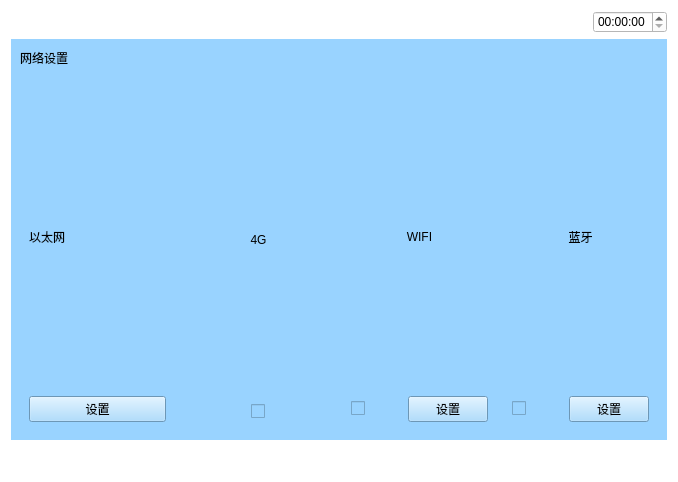
<?xml version="1.0" encoding="UTF-8"?>
<ui version="4.0">
 <class>Wangluoshezhi</class>
 <widget class="QWidget" name="Wangluoshezhi">
  <property name="geometry">
   <rect>
    <x>0</x>
    <y>0</y>
    <width>678</width>
    <height>482</height>
   </rect>
  </property>
  <property name="windowTitle">
   <string>Form</string>
  </property>
  <property name="styleSheet">
   <string notr="true">background-color: rgb(255, 255, 255);</string>
  </property>
  <layout class="QVBoxLayout" name="verticalLayout_7" stretch="1,5,1">
   <item>
    <layout class="QHBoxLayout" name="horizontalLayout_5">
     <item>
      <widget class="QPushButton" name="pushButton">
       <property name="text">
        <string/>
       </property>
       <property name="icon">
        <iconset resource="myimages.qrc">
         <normaloff>:/image/images/4g.png</normaloff>:/image/images/4g.png</iconset>
       </property>
       <property name="flat">
        <bool>true</bool>
       </property>
      </widget>
     </item>
     <item>
      <widget class="QPushButton" name="pushButton_2">
       <property name="text">
        <string/>
       </property>
       <property name="icon">
        <iconset resource="myimages.qrc">
         <normaloff>:/image/images/wireless.svg</normaloff>:/image/images/wireless.svg</iconset>
       </property>
       <property name="flat">
        <bool>true</bool>
       </property>
      </widget>
     </item>
     <item>
      <widget class="QPushButton" name="pushButton_3">
       <property name="text">
        <string/>
       </property>
       <property name="icon">
        <iconset resource="myimages.qrc">
         <normaloff>:/image/images/bl.svg</normaloff>:/image/images/bl.svg</iconset>
       </property>
       <property name="flat">
        <bool>true</bool>
       </property>
      </widget>
     </item>
     <item>
      <widget class="QPushButton" name="pushButton_4">
       <property name="text">
        <string/>
       </property>
       <property name="icon">
        <iconset resource="myimages.qrc">
         <normaloff>:/image/images/locate.svg</normaloff>:/image/images/locate.svg</iconset>
       </property>
       <property name="flat">
        <bool>true</bool>
       </property>
      </widget>
     </item>
     <item>
      <spacer name="horizontalSpacer_4">
       <property name="orientation">
        <enum>Qt::Horizontal</enum>
       </property>
       <property name="sizeHint" stdset="0">
        <size>
         <width>40</width>
         <height>20</height>
        </size>
       </property>
      </spacer>
     </item>
     <item>
      <widget class="QTimeEdit" name="timeEdit_2"/>
     </item>
    </layout>
   </item>
   <item>
    <widget class="QWidget" name="widget" native="true">
     <property name="sizePolicy">
      <sizepolicy hsizetype="Preferred" vsizetype="Preferred">
       <horstretch>0</horstretch>
       <verstretch>0</verstretch>
      </sizepolicy>
     </property>
     <property name="contextMenuPolicy">
      <enum>Qt::DefaultContextMenu</enum>
     </property>
     <property name="styleSheet">
      <string notr="true">background-color: rgb(153, 211, 255);</string>
     </property>
     <layout class="QVBoxLayout" name="verticalLayout_2" stretch="2,0">
      <item>
       <layout class="QHBoxLayout" name="horizontalLayout">
        <item>
         <widget class="QLabel" name="label">
          <property name="text">
           <string>网络设置</string>
          </property>
         </widget>
        </item>
        <item>
         <spacer name="horizontalSpacer">
          <property name="orientation">
           <enum>Qt::Horizontal</enum>
          </property>
          <property name="sizeHint" stdset="0">
           <size>
            <width>40</width>
            <height>20</height>
           </size>
          </property>
         </spacer>
        </item>
        <item>
         <layout class="QVBoxLayout" name="verticalLayout"/>
        </item>
       </layout>
      </item>
      <item>
       <layout class="QHBoxLayout" name="horizontalLayout_4" stretch="1,1,1,1">
        <item>
         <widget class="QWidget" name="widget_3" native="true">
          <layout class="QVBoxLayout" name="verticalLayout_3">
           <item>
            <widget class="QLabel" name="label_2">
             <property name="text">
              <string>以太网</string>
             </property>
            </widget>
           </item>
           <item>
            <widget class="QPushButton" name="setEthernet">
             <property name="text">
              <string>设置</string>
             </property>
            </widget>
           </item>
          </layout>
         </widget>
        </item>
        <item>
         <widget class="QWidget" name="widget_2" native="true">
          <property name="layoutDirection">
           <enum>Qt::RightToLeft</enum>
          </property>
          <layout class="QVBoxLayout" name="verticalLayout_6">
           <item>
            <widget class="QLabel" name="label_3">
             <property name="layoutDirection">
              <enum>Qt::LeftToRight</enum>
             </property>
             <property name="text">
              <string>4G</string>
             </property>
             <property name="alignment">
              <set>Qt::AlignCenter</set>
             </property>
            </widget>
           </item>
           <item>
            <layout class="QHBoxLayout" name="horizontalLayout_8">
             <item>
              <spacer name="horizontalSpacer_3">
               <property name="orientation">
                <enum>Qt::Horizontal</enum>
               </property>
               <property name="sizeHint" stdset="0">
                <size>
                 <width>40</width>
                 <height>20</height>
                </size>
               </property>
              </spacer>
             </item>
             <item>
              <widget class="QCheckBox" name="checkBox">
               <property name="layoutDirection">
                <enum>Qt::LeftToRight</enum>
               </property>
               <property name="text">
                <string/>
               </property>
              </widget>
             </item>
             <item>
              <spacer name="horizontalSpacer_6">
               <property name="orientation">
                <enum>Qt::Horizontal</enum>
               </property>
               <property name="sizeHint" stdset="0">
                <size>
                 <width>40</width>
                 <height>20</height>
                </size>
               </property>
              </spacer>
             </item>
            </layout>
           </item>
          </layout>
         </widget>
        </item>
        <item>
         <widget class="QWidget" name="widget_4" native="true">
          <layout class="QVBoxLayout" name="verticalLayout_4">
           <item>
            <widget class="QLabel" name="label_4">
             <property name="text">
              <string>WIFI</string>
             </property>
             <property name="alignment">
              <set>Qt::AlignCenter</set>
             </property>
            </widget>
           </item>
           <item>
            <layout class="QHBoxLayout" name="horizontalLayout_6">
             <item>
              <widget class="QCheckBox" name="checkBox_2">
               <property name="text">
                <string/>
               </property>
              </widget>
             </item>
             <item>
              <widget class="QPushButton" name="pushButton_7">
               <property name="text">
                <string>设置</string>
               </property>
              </widget>
             </item>
            </layout>
           </item>
          </layout>
         </widget>
        </item>
        <item>
         <widget class="QWidget" name="widget_5" native="true">
          <layout class="QVBoxLayout" name="verticalLayout_5">
           <item>
            <widget class="QLabel" name="label_5">
             <property name="text">
              <string>蓝牙</string>
             </property>
             <property name="alignment">
              <set>Qt::AlignCenter</set>
             </property>
            </widget>
           </item>
           <item>
            <layout class="QHBoxLayout" name="horizontalLayout_7">
             <item>
              <widget class="QCheckBox" name="checkBox_3">
               <property name="text">
                <string/>
               </property>
              </widget>
             </item>
             <item>
              <widget class="QPushButton" name="pushButton_8">
               <property name="text">
                <string>设置</string>
               </property>
              </widget>
             </item>
            </layout>
           </item>
          </layout>
         </widget>
        </item>
       </layout>
      </item>
     </layout>
    </widget>
   </item>
   <item>
    <layout class="QHBoxLayout" name="horizontalLayout_2">
     <item>
      <widget class="QPushButton" name="returnIndex">
       <property name="font">
        <font>
         <family>AR PL UMing TW MBE</family>
        </font>
       </property>
       <property name="styleSheet">
        <string notr="true">border-image: url(:/image/images/index.svg);</string>
       </property>
       <property name="text">
        <string/>
       </property>
       <property name="icon">
        <iconset resource="myimages.qrc">
         <normaloff>:/image/images/index.svg</normaloff>:/image/images/index.svg</iconset>
       </property>
       <property name="iconSize">
        <size>
         <width>40</width>
         <height>40</height>
        </size>
       </property>
       <property name="flat">
        <bool>true</bool>
       </property>
      </widget>
     </item>
     <item>
      <spacer name="horizontalSpacer_2">
       <property name="orientation">
        <enum>Qt::Horizontal</enum>
       </property>
       <property name="sizeHint" stdset="0">
        <size>
         <width>40</width>
         <height>20</height>
        </size>
       </property>
      </spacer>
     </item>
     <item>
      <widget class="QPushButton" name="returnPage">
       <property name="text">
        <string/>
       </property>
       <property name="icon">
        <iconset resource="myimages.qrc">
         <normaloff>:/image/images/shangyiye.svg</normaloff>:/image/images/shangyiye.svg</iconset>
       </property>
       <property name="iconSize">
        <size>
         <width>40</width>
         <height>40</height>
        </size>
       </property>
       <property name="flat">
        <bool>true</bool>
       </property>
      </widget>
     </item>
    </layout>
   </item>
  </layout>
 </widget>
 <resources>
  <include location="myimages.qrc"/>
 </resources>
 <connections/>
</ui>
